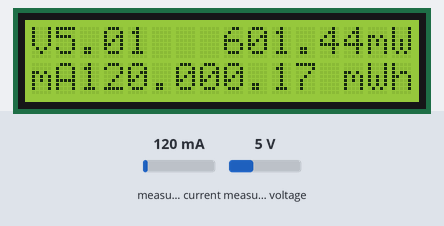
A sketch run on a simulated Arduino Uno, built with avr-gcc and run on an emulated ATmega328P. Shown: 16×2 character LCD. The inputs (shaded band) are chosen by the test bench; at power-on: measured current 120 mA, measured voltage 5 V. Storage starts empty.

Above: at 1.6 s.
1.7 s: measured current set to 40 mA
At 2.8 s:
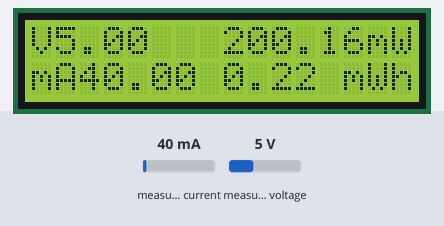
4.5 s: measured voltage set to 0.3 V
At 6.3 s:
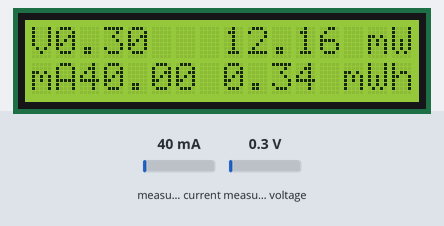
8.6 s: measured current set to 500 mA
At 9.3 s:
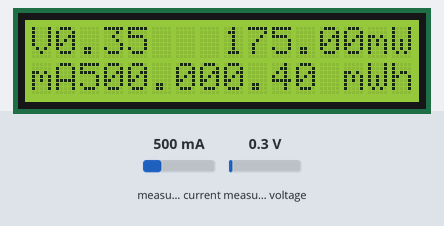
11.5 s: measured voltage set to 3.8 V
At 12.8 s:
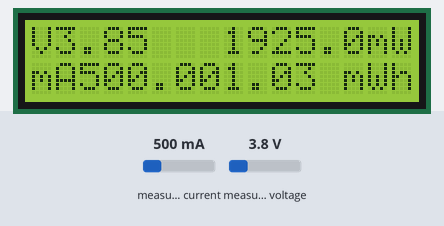
Timing chart, 0 to 14.5 s (numbered marks = the images above; inputs shaded):
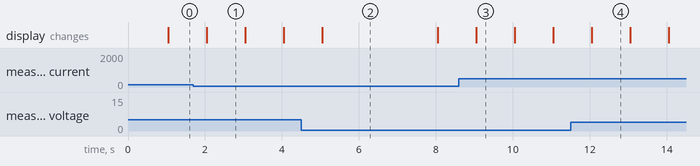

Measured:
- after the input at 8.6 s, the display: changes after 0.45 s (image 3)
- what the display in image 1 shows lasts 1.0 s, from 2.0 s to 3.0 s
- what the display in image 2 shows lasts 3.0 s, from 5.0 s to 8.0 s

The sketch:

Powr_Log.ino
```cpp
/*************************************************************
 * Power_Logger - Powr_Log.ino
 *
 * Description:
 *    This Arduino sketch serves as a power logging application using the INA219 current sensor.
 *    It displays the readings on a 16x2 LCD screen and saves them to SD card files for logging purposes.
 *    The original concept and code were inspired by GreatScott's "Make Your Own Power Meter/Logger" instructable, which provided the foundation for this project.
 *
 *
 * Author: Yoganath P
 * Contact: 021BLD - 021bld.lab@gmail.com
 *
 * Preferred Links:
 *   - GitHub: https://github.com/021bld
 *   - YouTube: https://www.youtube.com/@021_BLD
 *   - Instagram: https://www.instagram.com/021_bld
 *
 ************************************************************/

#include <Wire.h>
#include <Adafruit_INA219.h>
#include <LiquidCrystal.h>
//#include <Adafruit_SSD1306.h>
#include <SPI.h>
#include <SdFat.h>
SdFat SD;

//#define OLED_RESET 4
//Adafruit_SSD1306 display(OLED_RESET);
Adafruit_INA219 ina219;
const int rs = 2, en = 3, d4 = 4, d5 = 5, d6 = 6, d7 = 7;
LiquidCrystal lcd(rs, en, d4, d5, d6, d7);

unsigned long previousMillis = 0;
unsigned long interval = 1000;
const int chipSelect = 10;
float shuntvoltage = 0;
float busvoltage = 0;
float current_mA = 0;
float loadvoltage = 0;
float energy = 0;
File TimeFile;
File VoltFile;
File CurFile;


void setup() {
  SD.begin(chipSelect);
  //display.begin(SSD1306_SWITCHCAPVCC, 0x3C);
    lcd.begin(16, 2);
  //Serial.begin(9600);
  ina219.begin();
}

void loop() {
  unsigned long currentMillis = millis();
  if (currentMillis - previousMillis >= interval)
  {
    previousMillis = currentMillis;
    ina219values();
    currentMillis = currentMillis/1000;

    TimeFile = SD.open("TIME.txt", FILE_WRITE);
    if (TimeFile) {
      TimeFile.println(currentMillis);
      TimeFile.close();
    }

    VoltFile = SD.open("VOLT.txt", FILE_WRITE);
    if (VoltFile) {
      VoltFile.println(loadvoltage);
      VoltFile.close();
    }

    CurFile = SD.open("CUR.txt", FILE_WRITE);
    if (CurFile) {
      CurFile.println(current_mA);
      CurFile.close();
    }
    displaydata();
  }
}

void displaydata() {
  lcd.clear();

  lcd.setCursor(0, 0);
  lcd.print("V");
  lcd.setCursor(1, 0);
  lcd.print(loadvoltage);

  lcd.setCursor(0, 1);
  lcd.print("mA");
  lcd.setCursor(2, 1);
  lcd.print(current_mA);


  lcd.setCursor(8, 0);
  lcd.print(loadvoltage * current_mA);
  lcd.setCursor(14, 0);
  lcd.print("mW");

  lcd.setCursor(8, 1);
  lcd.print(energy);
  lcd.setCursor(13, 1);
  lcd.print("mWh");
  lcd.display();

  /*Serial.print(loadvoltage);
  Serial.println(" V");
  Serial.print(current_mA);
  Serial.println(" mA");
  Serial.print(loadvoltage * current_mA);
  Serial.println(" mW");
  Serial.print(energy);
  Serial.println(" mWh");
  Serial.println("\n");*/

  }

void ina219values() {
  shuntvoltage = ina219.getShuntVoltage_mV();
  busvoltage = ina219.getBusVoltage_V();
  current_mA = ina219.getCurrent_mA();
  loadvoltage = busvoltage + (shuntvoltage / 1000);
  energy = energy + loadvoltage * current_mA / 3600;
}
```
